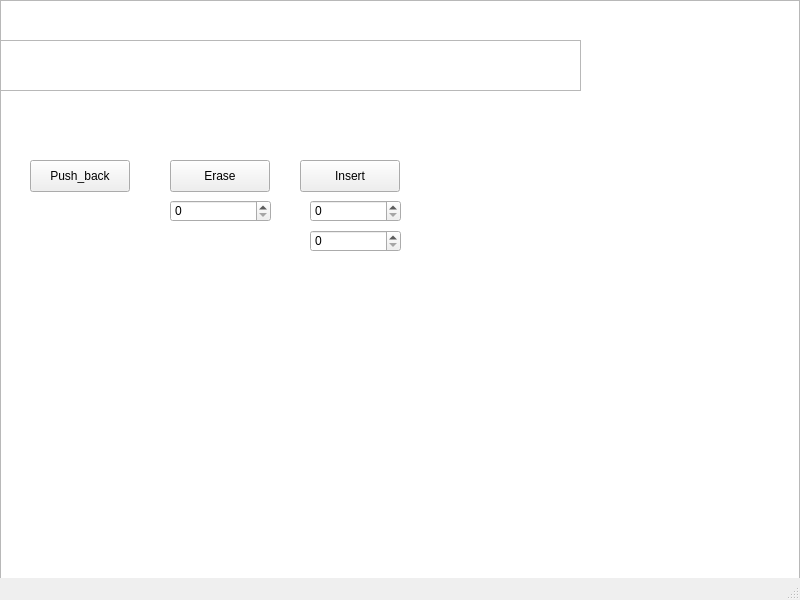
<?xml version="1.0" encoding="UTF-8"?>
<ui version="4.0">
 <class>MainWindow</class>
 <widget class="QMainWindow" name="MainWindow">
  <property name="geometry">
   <rect>
    <x>0</x>
    <y>0</y>
    <width>800</width>
    <height>600</height>
   </rect>
  </property>
  <property name="windowTitle">
   <string>MainWindow</string>
  </property>
  <widget class="QWidget" name="centralwidget">
   <widget class="QGraphicsView" name="graphicsView">
    <property name="geometry">
     <rect>
      <x>0</x>
      <y>0</y>
      <width>800</width>
      <height>600</height>
     </rect>
    </property>
   </widget>
   <widget class="QTextEdit" name="textEdit">
    <property name="geometry">
     <rect>
      <x>0</x>
      <y>40</y>
      <width>581</width>
      <height>51</height>
     </rect>
    </property>
   </widget>
   <widget class="QPushButton" name="pushButton">
    <property name="geometry">
     <rect>
      <x>30</x>
      <y>160</y>
      <width>100</width>
      <height>32</height>
     </rect>
    </property>
    <property name="text">
     <string>Push_back</string>
    </property>
   </widget>
   <widget class="QPushButton" name="pushButton_2">
    <property name="geometry">
     <rect>
      <x>170</x>
      <y>160</y>
      <width>100</width>
      <height>32</height>
     </rect>
    </property>
    <property name="text">
     <string>Erase</string>
    </property>
   </widget>
   <widget class="QSpinBox" name="erasespin">
    <property name="geometry">
     <rect>
      <x>170</x>
      <y>200</y>
      <width>101</width>
      <height>22</height>
     </rect>
    </property>
   </widget>
   <widget class="QPushButton" name="pushButton_3">
    <property name="geometry">
     <rect>
      <x>300</x>
      <y>160</y>
      <width>100</width>
      <height>32</height>
     </rect>
    </property>
    <property name="text">
     <string>Insert</string>
    </property>
   </widget>
   <widget class="QSpinBox" name="insert_spin">
    <property name="geometry">
     <rect>
      <x>310</x>
      <y>200</y>
      <width>91</width>
      <height>22</height>
     </rect>
    </property>
   </widget>
   <widget class="QSpinBox" name="insert_size">
    <property name="geometry">
     <rect>
      <x>310</x>
      <y>230</y>
      <width>91</width>
      <height>22</height>
     </rect>
    </property>
   </widget>
  </widget>
  <widget class="QMenuBar" name="menubar">
   <property name="geometry">
    <rect>
     <x>0</x>
     <y>0</y>
     <width>800</width>
     <height>24</height>
    </rect>
   </property>
  </widget>
  <widget class="QStatusBar" name="statusbar"/>
 </widget>
 <resources/>
 <connections/>
</ui>
